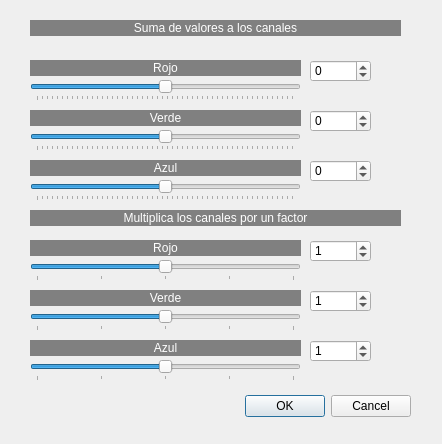
<?xml version="1.0" encoding="UTF-8"?>
<ui version="4.0">
 <class>RojoVerdeAzul</class>
 <widget class="QDialog" name="RojoVerdeAzul">
  <property name="geometry">
   <rect>
    <x>0</x>
    <y>0</y>
    <width>442</width>
    <height>444</height>
   </rect>
  </property>
  <property name="windowTitle">
   <string>Ajuste RGB</string>
  </property>
  <widget class="QDialogButtonBox" name="buttonBox">
   <property name="geometry">
    <rect>
     <x>70</x>
     <y>390</y>
     <width>341</width>
     <height>32</height>
    </rect>
   </property>
   <property name="orientation">
    <enum>Qt::Horizontal</enum>
   </property>
   <property name="standardButtons">
    <set>QDialogButtonBox::Cancel|QDialogButtonBox::Ok</set>
   </property>
  </widget>
  <widget class="QLabel" name="label_3">
   <property name="geometry">
    <rect>
     <x>30</x>
     <y>160</y>
     <width>271</width>
     <height>16</height>
    </rect>
   </property>
   <property name="styleSheet">
    <string notr="true">background-color: rgb(128, 128, 128);
color: rgb(255, 255, 255);</string>
   </property>
   <property name="text">
    <string>Azul</string>
   </property>
   <property name="alignment">
    <set>Qt::AlignCenter</set>
   </property>
  </widget>
  <widget class="QSlider" name="horizontalSlider">
   <property name="geometry">
    <rect>
     <x>30</x>
     <y>80</y>
     <width>271</width>
     <height>21</height>
    </rect>
   </property>
   <property name="minimum">
    <number>-256</number>
   </property>
   <property name="maximum">
    <number>256</number>
   </property>
   <property name="pageStep">
    <number>16</number>
   </property>
   <property name="orientation">
    <enum>Qt::Horizontal</enum>
   </property>
   <property name="tickPosition">
    <enum>QSlider::TicksBelow</enum>
   </property>
   <property name="tickInterval">
    <number>10</number>
   </property>
  </widget>
  <widget class="QLabel" name="label_2">
   <property name="geometry">
    <rect>
     <x>30</x>
     <y>110</y>
     <width>271</width>
     <height>16</height>
    </rect>
   </property>
   <property name="styleSheet">
    <string notr="true">background-color: rgb(128, 128, 128);
color: rgb(255, 255, 255);</string>
   </property>
   <property name="text">
    <string>Verde</string>
   </property>
   <property name="alignment">
    <set>Qt::AlignCenter</set>
   </property>
  </widget>
  <widget class="QLabel" name="label">
   <property name="geometry">
    <rect>
     <x>30</x>
     <y>60</y>
     <width>271</width>
     <height>16</height>
    </rect>
   </property>
   <property name="styleSheet">
    <string notr="true">background-color: rgb(128, 128, 128);
color: rgb(255, 255, 255);</string>
   </property>
   <property name="text">
    <string>Rojo</string>
   </property>
   <property name="alignment">
    <set>Qt::AlignCenter</set>
   </property>
  </widget>
  <widget class="QSlider" name="horizontalSlider_3">
   <property name="geometry">
    <rect>
     <x>30</x>
     <y>180</y>
     <width>271</width>
     <height>21</height>
    </rect>
   </property>
   <property name="minimum">
    <number>-256</number>
   </property>
   <property name="maximum">
    <number>256</number>
   </property>
   <property name="singleStep">
    <number>10</number>
   </property>
   <property name="value">
    <number>0</number>
   </property>
   <property name="orientation">
    <enum>Qt::Horizontal</enum>
   </property>
   <property name="tickPosition">
    <enum>QSlider::TicksBelow</enum>
   </property>
   <property name="tickInterval">
    <number>10</number>
   </property>
  </widget>
  <widget class="QSlider" name="horizontalSlider_2">
   <property name="geometry">
    <rect>
     <x>30</x>
     <y>130</y>
     <width>271</width>
     <height>21</height>
    </rect>
   </property>
   <property name="minimum">
    <number>-256</number>
   </property>
   <property name="maximum">
    <number>256</number>
   </property>
   <property name="orientation">
    <enum>Qt::Horizontal</enum>
   </property>
   <property name="tickPosition">
    <enum>QSlider::TicksBelow</enum>
   </property>
   <property name="tickInterval">
    <number>10</number>
   </property>
  </widget>
  <widget class="QSpinBox" name="spinBox">
   <property name="geometry">
    <rect>
     <x>310</x>
     <y>60</y>
     <width>61</width>
     <height>22</height>
    </rect>
   </property>
   <property name="minimum">
    <number>-256</number>
   </property>
   <property name="maximum">
    <number>256</number>
   </property>
  </widget>
  <widget class="QSpinBox" name="spinBox_2">
   <property name="geometry">
    <rect>
     <x>310</x>
     <y>110</y>
     <width>61</width>
     <height>22</height>
    </rect>
   </property>
   <property name="minimum">
    <number>-256</number>
   </property>
   <property name="maximum">
    <number>256</number>
   </property>
  </widget>
  <widget class="QSpinBox" name="spinBox_3">
   <property name="geometry">
    <rect>
     <x>310</x>
     <y>160</y>
     <width>61</width>
     <height>22</height>
    </rect>
   </property>
   <property name="minimum">
    <number>-256</number>
   </property>
   <property name="maximum">
    <number>256</number>
   </property>
   <property name="value">
    <number>0</number>
   </property>
  </widget>
  <widget class="QLabel" name="label_4">
   <property name="geometry">
    <rect>
     <x>30</x>
     <y>20</y>
     <width>371</width>
     <height>16</height>
    </rect>
   </property>
   <property name="styleSheet">
    <string notr="true">background-color: rgb(128, 128, 128);
color: rgb(255, 255, 255);</string>
   </property>
   <property name="text">
    <string>Suma de valores a los canales</string>
   </property>
   <property name="alignment">
    <set>Qt::AlignCenter</set>
   </property>
  </widget>
  <widget class="QLabel" name="label_5">
   <property name="geometry">
    <rect>
     <x>30</x>
     <y>210</y>
     <width>371</width>
     <height>16</height>
    </rect>
   </property>
   <property name="styleSheet">
    <string notr="true">background-color: rgb(128, 128, 128);
color: rgb(255, 255, 255);</string>
   </property>
   <property name="text">
    <string>Multiplica los canales por un factor</string>
   </property>
   <property name="alignment">
    <set>Qt::AlignCenter</set>
   </property>
  </widget>
  <widget class="QLabel" name="label_6">
   <property name="geometry">
    <rect>
     <x>30</x>
     <y>240</y>
     <width>271</width>
     <height>16</height>
    </rect>
   </property>
   <property name="styleSheet">
    <string notr="true">background-color: rgb(128, 128, 128);
color: rgb(255, 255, 255);</string>
   </property>
   <property name="text">
    <string>Rojo</string>
   </property>
   <property name="alignment">
    <set>Qt::AlignCenter</set>
   </property>
  </widget>
  <widget class="QSlider" name="horizontalSlider_4">
   <property name="geometry">
    <rect>
     <x>30</x>
     <y>260</y>
     <width>271</width>
     <height>21</height>
    </rect>
   </property>
   <property name="minimum">
    <number>0</number>
   </property>
   <property name="maximum">
    <number>200</number>
   </property>
   <property name="singleStep">
    <number>50</number>
   </property>
   <property name="pageStep">
    <number>50</number>
   </property>
   <property name="value">
    <number>100</number>
   </property>
   <property name="tracking">
    <bool>true</bool>
   </property>
   <property name="orientation">
    <enum>Qt::Horizontal</enum>
   </property>
   <property name="tickPosition">
    <enum>QSlider::TicksBelow</enum>
   </property>
   <property name="tickInterval">
    <number>50</number>
   </property>
  </widget>
  <widget class="QSlider" name="horizontalSlider_5">
   <property name="geometry">
    <rect>
     <x>30</x>
     <y>360</y>
     <width>271</width>
     <height>21</height>
    </rect>
   </property>
   <property name="minimum">
    <number>0</number>
   </property>
   <property name="maximum">
    <number>200</number>
   </property>
   <property name="singleStep">
    <number>50</number>
   </property>
   <property name="pageStep">
    <number>50</number>
   </property>
   <property name="value">
    <number>100</number>
   </property>
   <property name="orientation">
    <enum>Qt::Horizontal</enum>
   </property>
   <property name="tickPosition">
    <enum>QSlider::TicksBelow</enum>
   </property>
   <property name="tickInterval">
    <number>50</number>
   </property>
  </widget>
  <widget class="QSpinBox" name="spinBox_4">
   <property name="geometry">
    <rect>
     <x>310</x>
     <y>290</y>
     <width>61</width>
     <height>22</height>
    </rect>
   </property>
   <property name="minimum">
    <number>0</number>
   </property>
   <property name="maximum">
    <number>200</number>
   </property>
   <property name="value">
    <number>1</number>
   </property>
  </widget>
  <widget class="QSlider" name="horizontalSlider_6">
   <property name="geometry">
    <rect>
     <x>30</x>
     <y>310</y>
     <width>271</width>
     <height>21</height>
    </rect>
   </property>
   <property name="minimum">
    <number>0</number>
   </property>
   <property name="maximum">
    <number>200</number>
   </property>
   <property name="singleStep">
    <number>50</number>
   </property>
   <property name="pageStep">
    <number>50</number>
   </property>
   <property name="value">
    <number>100</number>
   </property>
   <property name="orientation">
    <enum>Qt::Horizontal</enum>
   </property>
   <property name="tickPosition">
    <enum>QSlider::TicksBelow</enum>
   </property>
   <property name="tickInterval">
    <number>50</number>
   </property>
  </widget>
  <widget class="QLabel" name="label_7">
   <property name="geometry">
    <rect>
     <x>30</x>
     <y>290</y>
     <width>271</width>
     <height>16</height>
    </rect>
   </property>
   <property name="styleSheet">
    <string notr="true">background-color: rgb(128, 128, 128);
color: rgb(255, 255, 255);</string>
   </property>
   <property name="text">
    <string>Verde</string>
   </property>
   <property name="alignment">
    <set>Qt::AlignCenter</set>
   </property>
  </widget>
  <widget class="QSpinBox" name="spinBox_5">
   <property name="geometry">
    <rect>
     <x>310</x>
     <y>240</y>
     <width>61</width>
     <height>22</height>
    </rect>
   </property>
   <property name="minimum">
    <number>0</number>
   </property>
   <property name="maximum">
    <number>200</number>
   </property>
   <property name="value">
    <number>1</number>
   </property>
  </widget>
  <widget class="QLabel" name="label_8">
   <property name="geometry">
    <rect>
     <x>30</x>
     <y>340</y>
     <width>271</width>
     <height>16</height>
    </rect>
   </property>
   <property name="styleSheet">
    <string notr="true">background-color: rgb(128, 128, 128);
color: rgb(255, 255, 255);</string>
   </property>
   <property name="text">
    <string>Azul</string>
   </property>
   <property name="alignment">
    <set>Qt::AlignCenter</set>
   </property>
  </widget>
  <widget class="QSpinBox" name="spinBox_6">
   <property name="geometry">
    <rect>
     <x>310</x>
     <y>340</y>
     <width>61</width>
     <height>22</height>
    </rect>
   </property>
   <property name="minimum">
    <number>0</number>
   </property>
   <property name="maximum">
    <number>200</number>
   </property>
   <property name="value">
    <number>1</number>
   </property>
  </widget>
 </widget>
 <resources/>
 <connections>
  <connection>
   <sender>buttonBox</sender>
   <signal>accepted()</signal>
   <receiver>RojoVerdeAzul</receiver>
   <slot>accept()</slot>
   <hints>
    <hint type="sourcelabel">
     <x>248</x>
     <y>254</y>
    </hint>
    <hint type="destinationlabel">
     <x>157</x>
     <y>274</y>
    </hint>
   </hints>
  </connection>
  <connection>
   <sender>buttonBox</sender>
   <signal>rejected()</signal>
   <receiver>RojoVerdeAzul</receiver>
   <slot>reject()</slot>
   <hints>
    <hint type="sourcelabel">
     <x>316</x>
     <y>260</y>
    </hint>
    <hint type="destinationlabel">
     <x>286</x>
     <y>274</y>
    </hint>
   </hints>
  </connection>
 </connections>
</ui>
